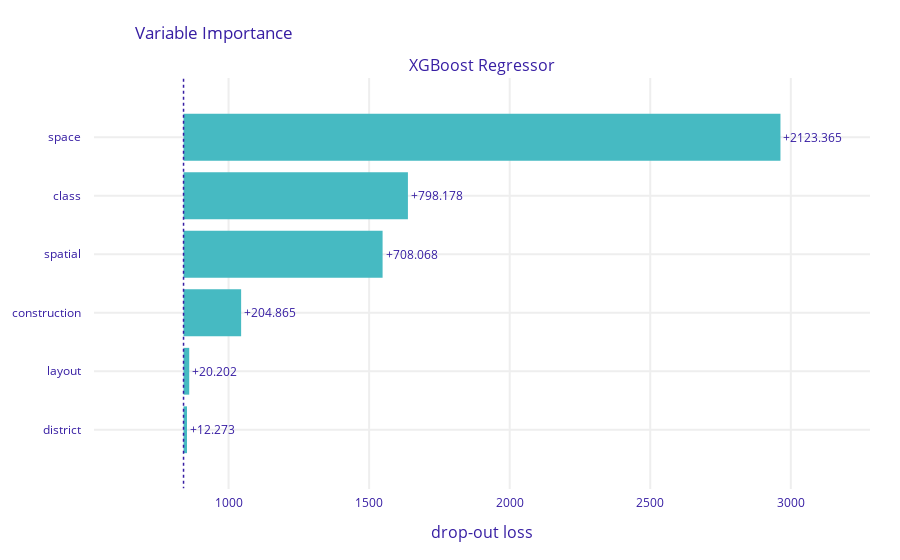

The notebook cell this image was saved under:
### Code cell
explainer.model_parts(variable_groups=aspects).plot()

### Figure 1 — Plotly figure (JSON) as saved in the notebook; plotly's stock layout.template omitted (floating-point values rounded to 4 significant figures)
{"data": [{"base": 839.9, "hoverinfo": "text", "hoverlabel": {"bgcolor": "rgba(0, 0, 0, 0.8)"}, "hovertext": ["Model: XGBoost Regressor loss after<br>variable: space is permuted: 2963.215<br>Drop-out loss change: +2123.365", "Model: XGBoost Regressor loss after<br>variable: class is permuted: 1638.029<br>Drop-out loss change: +798.178", "Model: XGBoost Regressor loss after<br>variable: spatial is permuted: 1547.918<br>Drop-out loss change: +708.068", "Model: XGBoost Regressor loss after<br>variable: construction is permuted: 1044.715<br>Drop-out loss change: +204.865", "Model: XGBoost Regressor loss after<br>variable: layout is permuted: 860.053<br>Drop-out loss change: +20.202", "Model: XGBoost Regressor loss after<br>variable: district is permuted: 852.124<br>Drop-out loss change: +12.273"], "marker": {"color": "#46bac2"}, "orientation": "h", "showlegend": false, "text": ["+2123.365", "+798.178", "+708.068", "+204.865", "+20.202", "+12.273"], "textposition": "outside", "type": "bar", "x": [2123.0, 798.2, 708.1, 204.9, 20.2, 12.27], "xaxis": "x", "y": ["space", "class", "spatial", "construction", "layout", "district"], "yaxis": "y"}], "layout": {"annotations": [{"font": {"size": 16}, "showarrow": false, "text": "XGBoost Regressor", "x": 0.5, "xanchor": "center", "xref": "paper", "y": 1, "yanchor": "bottom", "yref": "paper"}, {"font": {"size": 16}, "showarrow": false, "text": "drop-out loss", "x": 0.5, "xanchor": "center", "xref": "paper", "y": 0, "yanchor": "top", "yref": "paper", "yshift": -30}], "autosize": true, "font": {"color": "#371ea3"}, "margin": {"b": 71, "r": 30, "t": 78}, "shapes": [{"line": {"color": "#371ea3", "dash": "dot", "width": 1.5}, "type": "line", "x0": 839.9, "x1": 839.9, "xref": "x", "y0": -1, "y1": 6, "yref": "y"}], "title": {"text": "Variable Importance", "x": 0.15}, "xaxis": {"anchor": "y", "automargin": true, "domain": [0, 1], "fixedrange": true, "gridwidth": 2, "range": [521.3, 3282.0], "tickcolor": "white", "ticklen": 3, "ticks": "outside", "type": "linear", "zeroline": false}, "yaxis": {"anchor": "x", "automargin": true, "autorange": true, "domain": [0, 1], "fixedrange": true, "gridwidth": 2, "range": [6.025, -1.025], "tickcolor": "white", "ticklen": 10, "ticks": "outside", "type": "category"}}}
